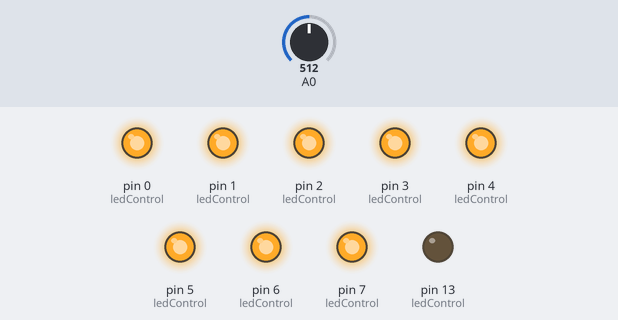
The sketch below on a simulated Arduino Uno, built with avr-gcc and run on an emulated ATmega328P. Parts: output pins drawn as LEDs (lit = HIGH). Inputs (shaded band) come from the test bench; at power-on: A0 = 512. Random numbers use the default seed unless the sketch sets one.

Above: at 0.1 s.
At 5.1 s:
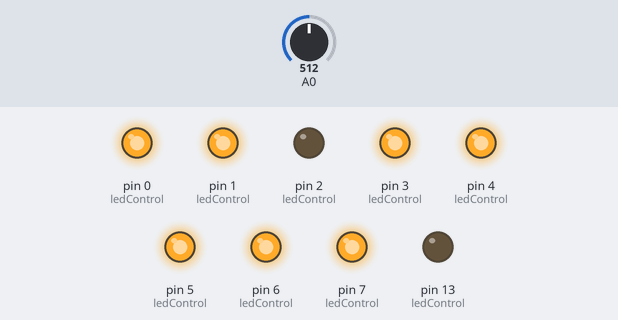
At 9.1 s:
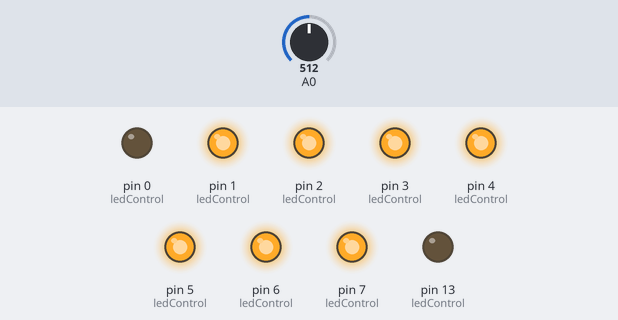
At 19.1 s:
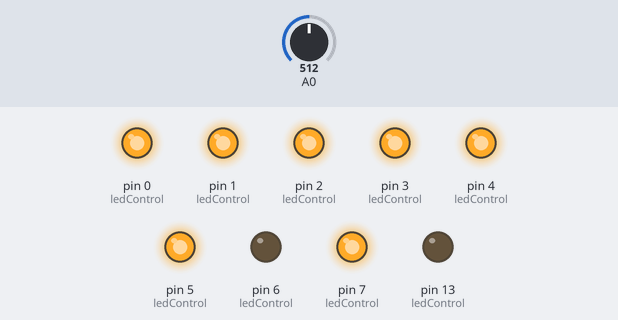
At 29.1 s:
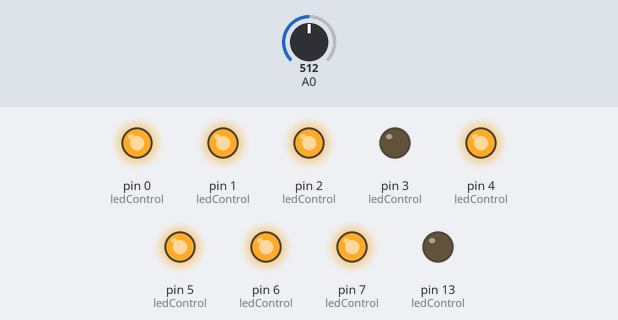
At 37.1 s:
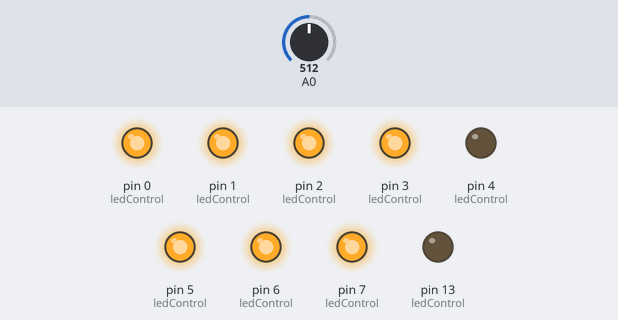
Timing chart, 0 to 40.0 s (numbered marks = the images above):
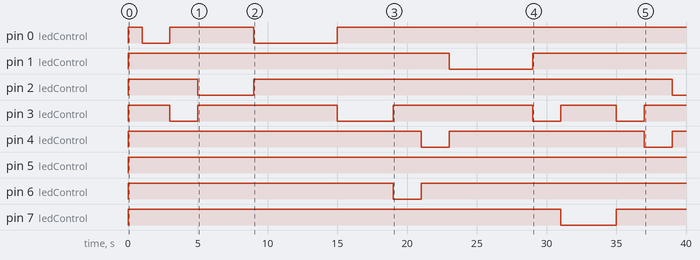

The sketch:

Random_led_blink.ino
```cpp
/*
	Konsta Siekkeli TTV17SA
*/


#define F_CPU 1000000UL

#include <avr/io.h>
#include <avr/interrupt.h>
#include <stdlib.h>
#include <util/delay.h>

int rand_init(void)
{
  //Initialize ADC and seed the rand() function
  ADMUX = 0b11000000;
  ADCSRA = 0b10100100;

  ADCSRA |= 1<<ADSC;
  _delay_ms(10);
  srand((unsigned)ADC);

  ADCSRA &= ~(1<<ADSC);
  ADCSRA &= ~(1<<ADEN);
  return 0;
}

int ledControl(void)
{
 int randNum = rand() % 8+1;

 PORTD = 0xFF;
 switch(randNum)
 {
  case 1:
    PORTD &= ~(1<<PORTD0);
    break;
  case 2:
    PORTD &= ~(1<<PORTD1);
    break;
  case 3:
    PORTD &= ~(1<<PORTD2);
    break;
  case 4:
    PORTD &= ~(1<<PORTD3);
    break;
  case 5:
    PORTD &= ~(1<<PORTD4);
    break;
  case 6:
    PORTD &= ~(1<<PORTD5);
    break;
  case 7:
    PORTD &= ~(1<<PORTD6);
    break;
  case 8:
    PORTD &= ~(1<<PORTD7);
    break;
  default:
    //Lights pin13 connected led if some error
    PORTB |= (1<<PORTB5);
    break;
 }
 _delay_ms(2000);
}

int main(void)
{
  rand_init();
  //Defining whole PortD and PortB5 as outputs
  DDRD = 0xFF;
  PORTD = 0xFF;

  DDRB |= (1<<PORTB5);
  PORTB &= ~(1<<PORTB5);
  //LED test. Keeps all leds ON to test are them functional
  _delay_ms(1000);
  while(1)
  {
    ledControl();
  }
}
```

Measured:
- by itself, pin 0 (ledControl): goes HIGH 1.0 s, LOW 2.0 s, HIGH 6.0 s, LOW 6.0 s, then HIGH
- by itself, pin 1 (ledControl): LOW → HIGH at 0.01 s, → LOW 23.0 s later, → HIGH 6.0 s later
- by itself, pin 2 (ledControl): LOW → HIGH at 0.01 s, → LOW 5.0 s later, → HIGH 4.0 s later, → LOW 30.0 s later
- by itself, pin 3 (ledControl): LOW → HIGH at 0.01 s, → LOW 3.0 s later, → HIGH 2.0 s later, → LOW 10.0 s later, … (9 changes in this stretch)
- by itself, pin 4 (ledControl): goes HIGH 21.0 s, LOW 2.0 s, HIGH 14.0 s, LOW 2.0 s, then HIGH
- by itself, pin 5 (ledControl): LOW → HIGH at 0.01 s
- by itself, pin 6 (ledControl): LOW → HIGH at 0.01 s, → LOW 19.0 s later, → HIGH 2.0 s later
- by itself, pin 7 (ledControl): LOW → HIGH at 0.01 s, → LOW 31.0 s later, → HIGH 4.0 s later
